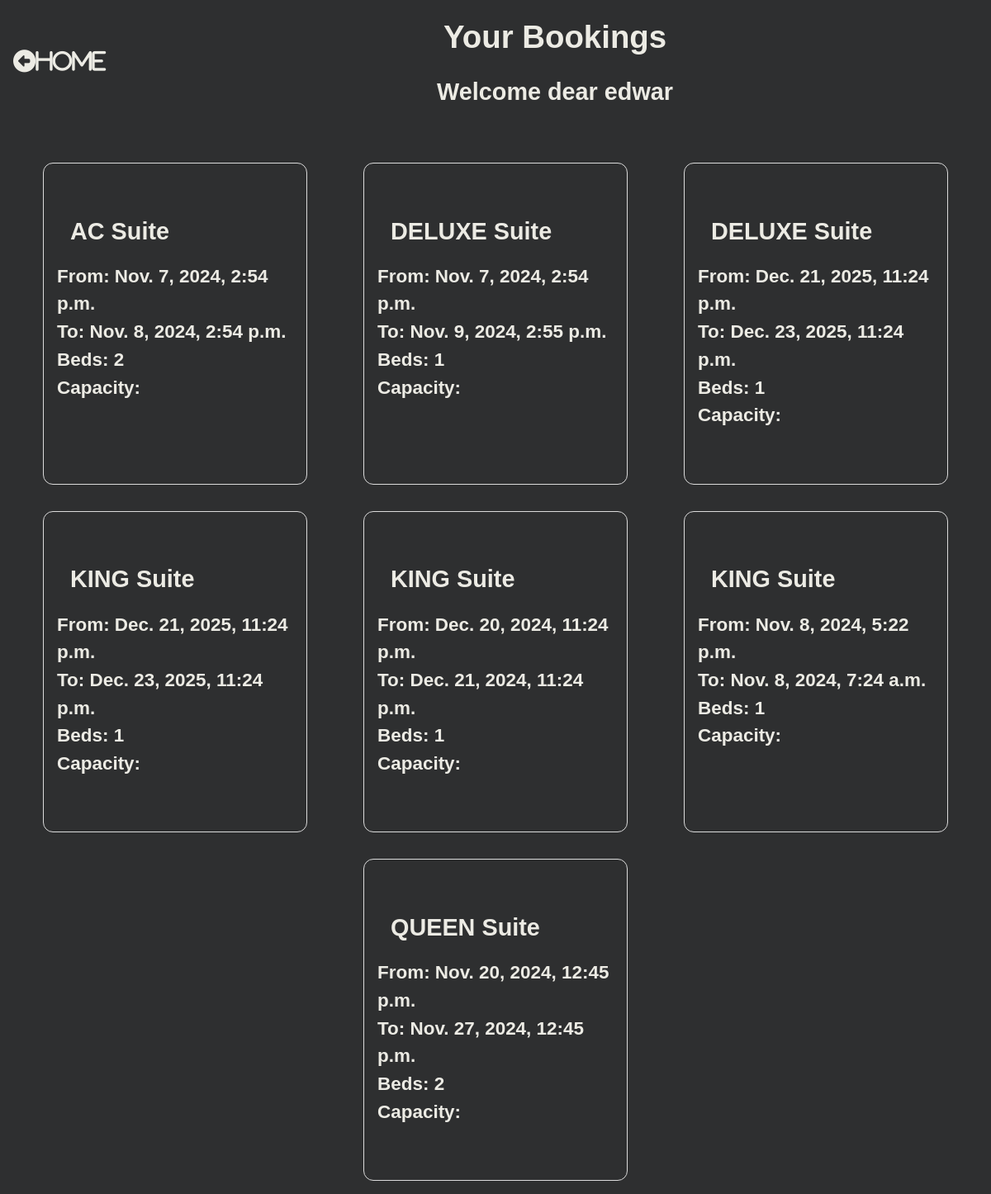
Before: /booking_list/ (signed in) with the older database file.
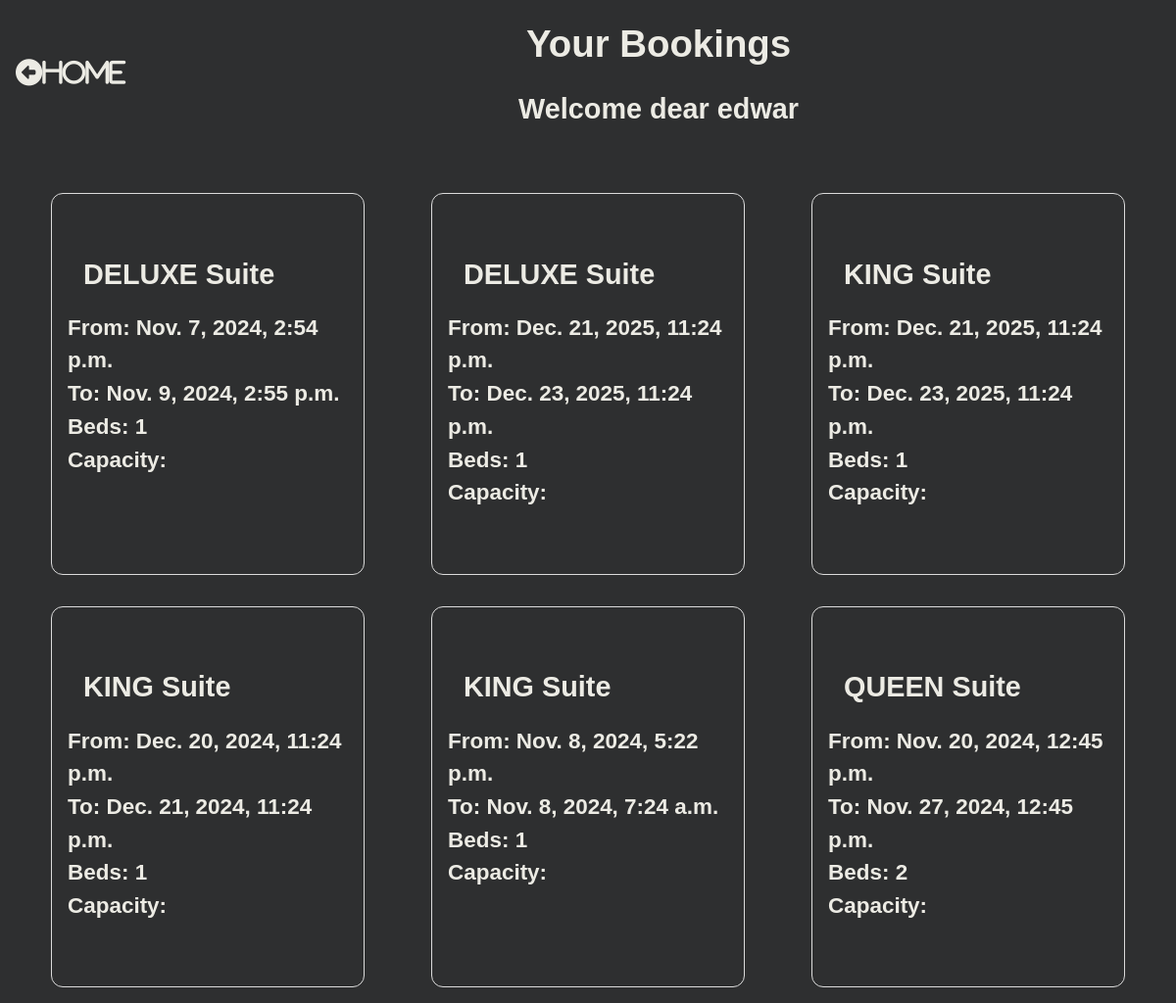
After: the same page with the newer database file.
### hotel/models.py (models this page shows, shortened)
class Booking(models.Model):
    user = models.ForeignKey(settings.AUTH_USER_MODEL, on_delete=models.CASCADE)
    room = models.ForeignKey(Room,on_delete=models.CASCADE)
    check_in = models.DateTimeField()
    check_out = models.DateTimeField()
    def get_room_category(self):
        room_categories = dict(self.room.ROOM_CATEGORIES)
        room_category = room_categories.get(self.room.category)
        return room_category
    def get_cancel_booking_url(self):
        return reverse_lazy('hotel:CancelBookingView', args=[self.pk, ])

class Room(models.Model):
    ROOM_CATEGORIES = (
        ('YAC', 'AC'),
        ('DEL', 'DELUXE'),
        ('KIN', 'KING'),
        ('QUE', 'QUEEN'),
    )
    number = models.IntegerField()
    category = models.CharField(max_length=3, choices=ROOM_CATEGORIES)
    beds = models.IntegerField()

### hotel/views.py (the view)
# urls.py: path('booking_list/', BookingListView.as_view(), name='BookingListView'),
class BookingListView(ListView):
    template_name = "booking_list_view.html"
    model = Booking
    def get_queryset(self, *args, **kwargs):
        if self.request.user.is_staff:
            booking_list=Booking.objects.all()
            return booking_list
        else:
            booking_list=Booking.objects.filter(user=self.request.user)
            return booking_list

### hotel/templates/booking_list_view.html (shortened to what this page needs)
{% load static %}
<!DOCTYPE html>
<html lang="en">
<head>
    <link rel="stylesheet" href="{% static 'hotel/css/booking_list_view.css' %}">
</head>
<body>
    <div class="content">
        <div class="header">
            <div class="headings">
                <h1>Your Bookings</h1>
                <h2>Welcome dear {{user}}</h2>
            </div>
            <div class="home">
                <div class="home">
                    <a href="{% url 'hotel:RoomListView' %}"><i class="fas fa-arrow-alt-circle-left">Home</i></a>
                </div>
            </div>
        </div>
        <div class="bookings">
            {% for booking in booking_list %}
            <div class="booking">
                <div class="category">
                    <h2>{{booking.get_room_category}} Suite</h2>
                </div>
                <div class="from">
                    <h3>From: {{booking.check_in}}</h3>
                </div>
                <div class="to">
                    <h3>To: {{booking.check_out}}</h3>
                </div>
                <div class="beds">
                    <h3>Beds: {{booking.room.beds}}</h3>
                </div>
                <div class="capacity">
                    <h3>Capacity: {{booking.room.capacity}}</h3>
                </div>
                <div class="cancel"><a href="{{booking.get_cancel_booking_url}}" class="invisible"></a></div>
            </div>
            {% endfor %}
        </div>
</body>
</html>

### hotel/static/hotel/css/booking_list_view.css (style rules this page uses)
* { padding:0; margin:0; box-sizing: border-box; }
body { font-family: sans-serif; background-color: rgb(46, 47, 48); color: rgb(236, 235, 228); line-height: 1.5; font-size: 1.2rem; text-align: center; }
.content { display: flex; flex-direction: column; }
.header { flex: 1; display: flex; flex-flow: row-reverse wrap; justify-content: space-evenly; align-items: center; }
.headings { flex:1.5; }
.home { flex:0.1; }
.bookings { margin-top: 2rem; flex:1; display: flex; flex-direction: row; flex-wrap: wrap; justify-content: space-evenly; }
.booking { flex:1; max-width:20vw; min-width: 20rem; text-align: left; border: 1px solid #dbdbdb; padding:1rem; border-radius: 0.75rem; margin:1rem; }
a i { margin: 1rem; color:rgb(236, 235, 228); text-decoration: none; }
.home a i { font-size: 1.7rem; }
h1,h2 { margin:1rem; }

Changed rows visible on the page:
removed Booking: get_room_category "AC", check_in "Nov. 7, 2024, 2:54 p.m.", check_out "Nov. 8, 2024, 2:54 p.m.", room.beds "2"
